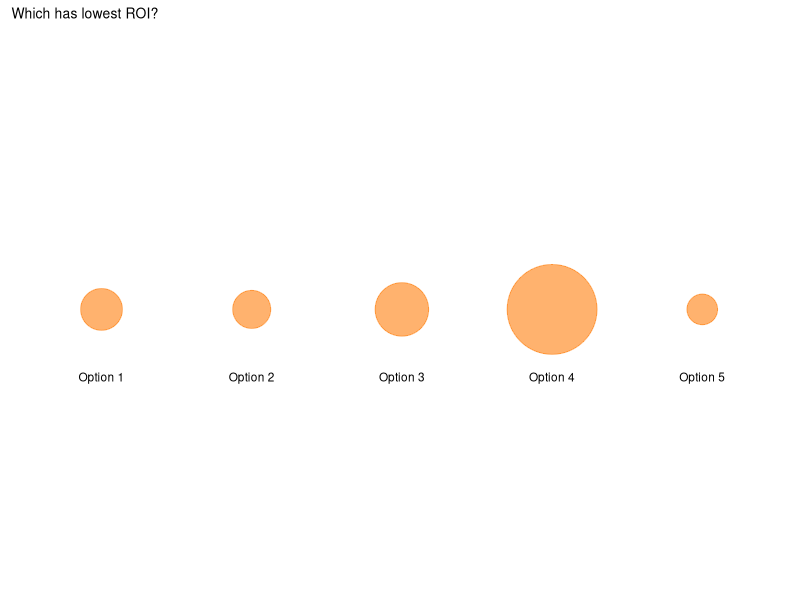
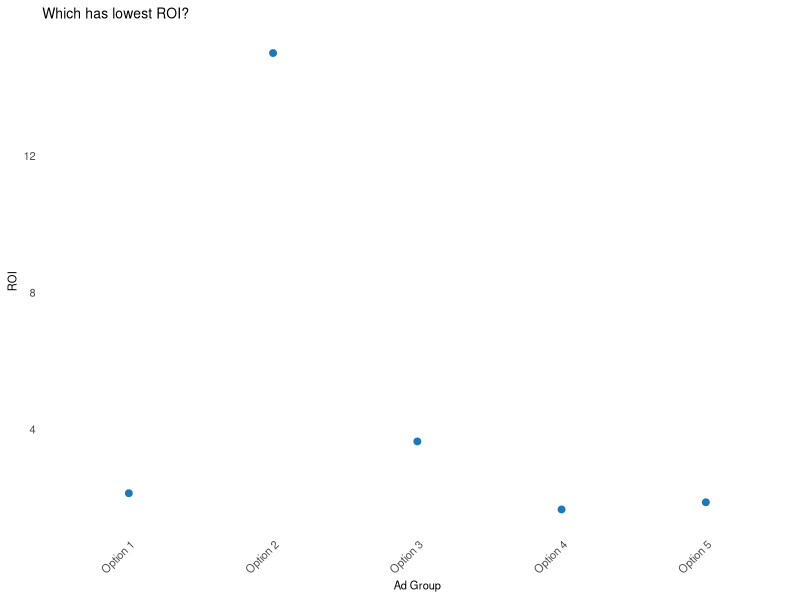

These figures' R source, in order:
library(ggplot2)
library(dplyr)

df <- read.csv("shopping_clean.csv")  
roi_df <- df %>% 
  group_by(`Ad.Group`) %>% 
  summarise(Revenue = sum(Revenue), Cost = sum(Cost)) %>% 
  filter(Cost > 0) 
roi_df$ROI <- roi_df$Revenue / roi_df$Cost

top_5_roi <- roi_df %>% 
  arrange(desc(ROI)) %>% 
  head(5)


set.seed(20)
bubble_masked_df <- top_5_roi[sample(nrow(top_5_roi)), ]
bubble_masked_df$Option <- paste("Option", seq_along(bubble_masked_df$ROI))

bubble_plot <- ggplot(bubble_masked_df, aes(x = Option, y = 1, size = ROI)) +
  geom_point(color = '#ff7f0e', alpha = 0.6) +  
  geom_text(aes(label = Option), vjust = 8, size = 3) +  
  labs(title = "Which has lowest ROI?", x = NULL, y = NULL) +  
  scale_size_continuous(range = c(10, 30)) + 
  theme_minimal() +
  theme(axis.text.x = element_blank(), 
        axis.text.y = element_blank(),  
        axis.title = element_blank(), 
        plot.title = element_text(size = 10)) + 
  theme(axis.ticks = element_blank()) +
  theme(panel.grid.major = element_blank(), panel.grid.minor = element_blank()) +
  guides(size = "none")  

ggsave("bubble_plot_roi_smaller_with_labels_below_white_background.png", 
       plot = bubble_plot, 
       width = 4, 
       height = 2.5, 
       dpi = 300,
       bg = "white")  

cat("Order of points based on ROI:\n")
order_of_points <- order(bubble_masked_df$ROI, decreasing = TRUE)  
for (i in order_of_points) {
  cat(paste("Label:", bubble_masked_df$Option[i], "ROI:", bubble_masked_df$ROI[i], "\n"))
}

set.seed(10)
scatter_masked_df <- top_5_roi[sample(nrow(top_5_roi)), ]
scatter_actual_labels <- rownames(scatter_masked_df)
rownames(scatter_masked_df) <- paste("Option", seq_along(scatter_masked_df$ROI))

scatter_plot <- ggplot(scatter_masked_df, aes(x = rownames(scatter_masked_df), y = ROI)) +
  geom_point(color = '#1f77b4', size = 2) +
  labs(title = "Which has lowest ROI?", x = "Ad Group", y = "ROI") +
  theme_minimal() +
  theme(axis.text.x = element_text(angle = 45, hjust = 1), 
        axis.text = element_text(size = 8), 
        axis.title = element_text(size = 8), 
        plot.title = element_text(size = 10)) +
  theme(axis.ticks = element_blank()) +
  theme(panel.grid.major = element_blank(), panel.grid.minor = element_blank())

ggsave("scatter_plot_roi.png", plot = scatter_plot, width = 7, height = 4, dpi = 300, bg = "white")

cat("\n📌 Scatter Chart - Masked to Actual Ad Group Mapping:\n")
scatter_mapping <- setNames(scatter_actual_labels, rownames(scatter_masked_df))
for (option in names(scatter_mapping)) {
  cat(paste(option, ": ", scatter_mapping[[option]], "\n"))
}
